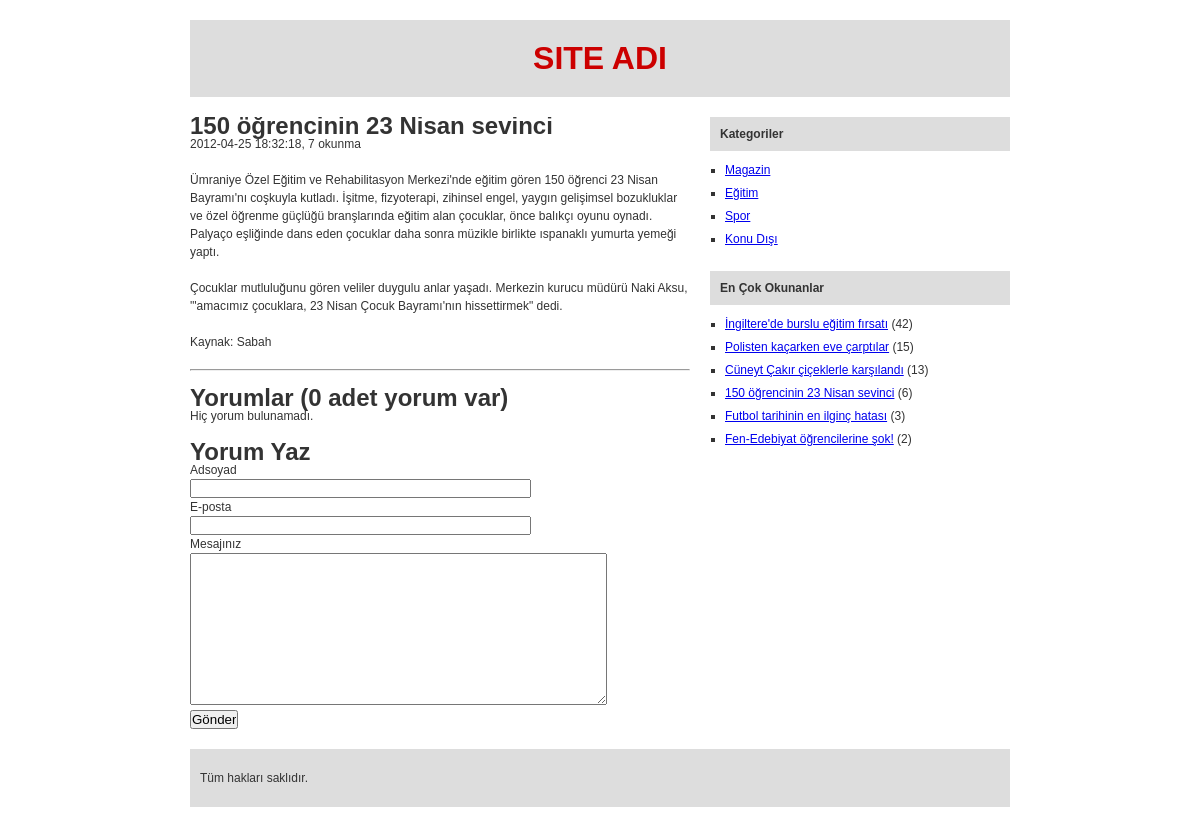
Page /oku.php?id=1 on the committed database.
### tables this page shows
CREATE TABLE `yazi` (
  `id` int(10) unsigned NOT NULL auto_increment,
  `kat_id` int(10) unsigned NOT NULL,
  `baslik` varchar(50) NOT NULL,
  `detay` text NOT NULL,
  `okunma` int(10) unsigned NOT NULL default '1',
  `kayit_tarihi` timestamp NOT NULL default CURRENT_TIMESTAMP,
  PRIMARY KEY  (`id`)
);

CREATE TABLE `kategori` (
  `id` int(10) unsigned NOT NULL auto_increment,
  `baslik` varchar(50) NOT NULL,
  PRIMARY KEY  (`id`)
);

### php/sag.php (the view, shortened to what this page needs)
<div id="sag">
	<h1>Kategoriler</h1>
	<?php
		$sonuc = mysql_query("SELECT * FROM kategori");
			if( $sonuc ) {
				echo "<ul>";
				while( $satir = mysql_fetch_object($sonuc)) {
					echo '<li><a href="kategori.php?id='.$satir->id.'">'. $satir->baslik . '</a></li>';
				}
				echo "</ul>";
			} else {
				echo "Sonuç bulunamadı.";
			}
	?>
	<br>
	<h1>En Çok Okunanlar</h1>
	<?php
		$okunanlar = mysql_query("SELECT id, baslik, okunma FROM yazi ORDER BY okunma DESC");
			if( $okunanlar) {
				echo "<ul>";
				while( $yazilar = mysql_fetch_object($okunanlar) ){
					echo '<li><a href="oku.php?id='. $yazilar->id .'">' . $yazilar->baslik . '</a> ('.$yazilar->okunma.') </li>';
				}
				echo "</ul>";
			} else {
				echo "Sonuç bulunamadı.";
			}
	?>
</div>

### oku.php (shortened to what this page needs)
<?php
	$no = intval($_GET['id']);
	$sorgu = mysql_query("SELECT * FROM yazi WHERE id = ".$no."");
	$yazi = mysql_fetch_object($sorgu);
?>
<!doctype html>
<html>
<head>
	<link href="public/css/stil.css" rel="stylesheet">
</head>
<body>
	<div id="kapsayici">
		<?php
			include 'php/ust.php';
		?>
		<div id="ana">
			<div id="icerik">
				<h1><?php echo $yazi->baslik;?></h1>
				<p><?php echo $yazi->kayit_tarihi; ?>, <?php echo $yazi->okunma + 1; ?> okunma</p>
				<br>
				<p><?php echo nl2br($yazi->detay); ?></p>
				<br>
				<hr>
				<br>
				<div id="yorum_goster">
					<?php
						$yorumlar = mysql_query("SELECT * FROM yorum WHERE yazi_id = ". $yazi->id ."");
					?>
					<h1>Yorumlar (<?php echo mysql_num_rows($yorumlar); ?> adet yorum var)</h1>
					<?php
						if ( mysql_num_rows($yorumlar) < 1 ) {
							echo "Hiç yorum bulunamadı.";
						}
					?>
				</div>
				<br>
				<div id="yorum_yaz">
					<h1>Yorum Yaz</h1>
					<form action="#yorum_yaz" method="post">
						<label>Adsoyad</label><br>
						<input type="text" name="adsoyad" maxlength="50" size="40" value="<?php echo $ad; ?>">
						<br>
						<label>E-posta</label><br>
						<input type="text" name="eposta" maxlength="100" size="40" value="<?php echo $mail; ?>">
						<br>
						<label>Mesajınız</label><br>
						<textarea name="mesaj" cols="50" rows="10"><?php echo $msg;?></textarea>
						<br>
						<input type="submit"  name="buton" value="Gönder">
					</form>
				</div>
			</div>
			<?php
				include 'php/sag.php';
			?>
		</div>
		<?php
			include 'php/alt.php'
		?>
	</div>
</body>
</html>

### public/css/stil.css (style rules this page uses)
* { margin:0; padding: 0; }
body { font:12px/18px arial; color:#333; }
#kapsayici { width:820px; margin: 0 auto; }
#ana { overflow: hidden; }
#icerik { float:left;width:500px; }
#sag { float:right; width:300px; }
#sag h1 { background-color:#DDD; font:bold 12px/normal arial; padding: 10px; }
#sag ul { list-style: square outside; padding-left:10px; margin: 10px 0 0; }
#sag ul li { margin: 5px; }

### rows in the picture
yazi: baslik "150 öğrencinin 23 Nisan sevinci", kayit_tarihi "2012-04-25 18:32:18", $yazi->okunma + 1 "7", detay "Ümraniye Özel Eğitim ve Rehabilitasyon Merkezi'nde eğitim gören 150 öğrenci 23 Nisan Bayramı'nı coşkuyla kutladı. İşitme, fizyoterapi, zihinsel engel, yaygın gelişimsel bozukluklar ve özel öğrenme güçlüğü branşlarında eğitim alan çocuklar, önce balıkçı oyunu oynadı. Palyaço eşliğinde dans eden çocuklar daha sonra müzikle birlikte ıspanaklı yumurta yemeği yaptı. Çocuklar mutluluğunu gören veliler duygulu anlar yaşadı. Merkezin kurucu müdürü Naki Aksu, '\"amacımız çocuklara, 23 Nisan Çocuk Bayramı'nın hissettirmek\" dedi. Kaynak: Sabah", okunma "6"
kategori: baslik "Magazin"
kategori: baslik "Eğitim"
kategori: baslik "Spor"
kategori: baslik "Konu Dışı"
yazi: baslik "İngiltere'de burslu eğitim fırsatı", okunma "42"
yazi: baslik "Polisten kaçarken eve çarptılar", okunma "15"
yazi: baslik "Cüneyt Çakır çiçeklerle karşılandı", okunma "13"
yazi: baslik "Futbol tarihinin en ilginç hatası", okunma "3"
yazi: baslik "Fen-Edebiyat öğrencilerine şok!", okunma "2"

### other values in the picture
mysql_num_rows($yorumlar) "0"
